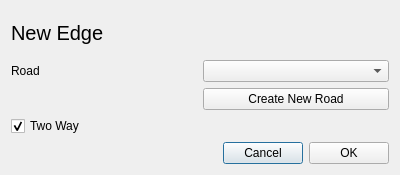
<?xml version="1.0" encoding="UTF-8"?>
<ui version="4.0">
 <class>NodeConnectDialog</class>
 <widget class="QDialog" name="NodeConnectDialog">
  <property name="geometry">
   <rect>
    <x>0</x>
    <y>0</y>
    <width>400</width>
    <height>175</height>
   </rect>
  </property>
  <property name="windowTitle">
   <string>New Edge</string>
  </property>
  <layout class="QGridLayout" name="gridLayout">
   <item row="1" column="1">
    <widget class="QComboBox" name="roadSelectionBox"/>
   </item>
   <item row="1" column="0">
    <widget class="QLabel" name="label_2">
     <property name="text">
      <string>Road</string>
     </property>
    </widget>
   </item>
   <item row="4" column="0" colspan="2">
    <layout class="QHBoxLayout" name="horizontalLayout">
     <item>
      <spacer name="horizontalSpacer">
       <property name="orientation">
        <enum>Qt::Horizontal</enum>
       </property>
       <property name="sizeHint" stdset="0">
        <size>
         <width>40</width>
         <height>20</height>
        </size>
       </property>
      </spacer>
     </item>
     <item>
      <widget class="QPushButton" name="cancelButton">
       <property name="text">
        <string>Cancel</string>
       </property>
      </widget>
     </item>
     <item>
      <widget class="QPushButton" name="okButton">
       <property name="text">
        <string>OK</string>
       </property>
      </widget>
     </item>
    </layout>
   </item>
   <item row="0" column="0" colspan="2">
    <widget class="QLabel" name="label">
     <property name="font">
      <font>
       <pointsize>15</pointsize>
      </font>
     </property>
     <property name="text">
      <string>New Edge</string>
     </property>
    </widget>
   </item>
   <item row="2" column="1">
    <widget class="QPushButton" name="newRoadButton">
     <property name="text">
      <string>Create New Road</string>
     </property>
    </widget>
   </item>
   <item row="3" column="0" colspan="2">
    <widget class="QCheckBox" name="twoWayBox">
     <property name="text">
      <string>Two Way</string>
     </property>
     <property name="checked">
      <bool>true</bool>
     </property>
    </widget>
   </item>
  </layout>
 </widget>
 <resources/>
 <connections/>
</ui>
